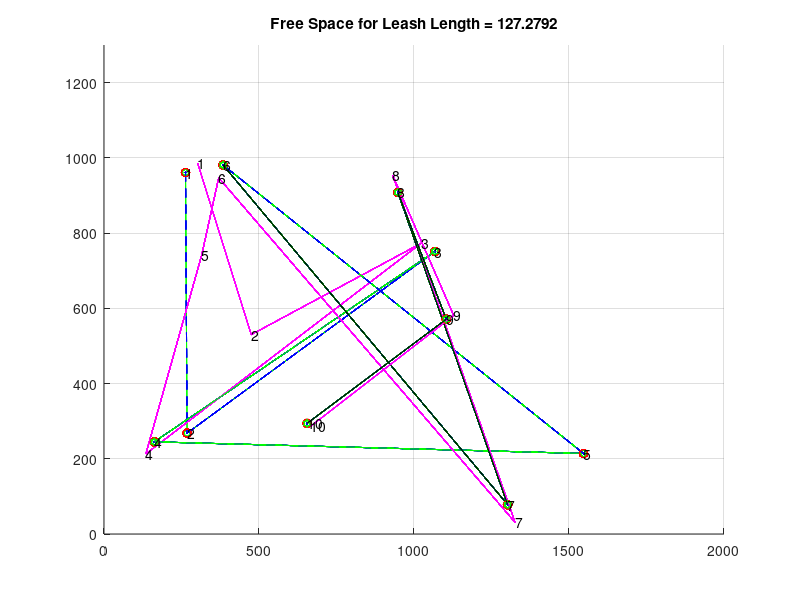

Reproduce this figure in MATLAB.
function alg ()
% % % % % % % % % % % % % % % % % % % % % % % % % % % % % % % % % % % % % % 
% Coded by: Fernando Gonzalez-Herrera   - CIMAT Zacatecas
%           Carlos Lara-Alvarez         - CIMAT Zacatecas
% % % % % % % % % % % % % % % % % % % % % % % % % % % % % % % % % % % % % %
clc;
global perror;
perror=0;
close all;
% % % % % % % % % % % % % % % % % % % % % % % % % % % % % % % % % % % % % % 
% Parameters for Frechet and scanpath comparison algorith
maxFrechet=(3*30)*sqrt(2);
maxA=maxFrechet;
dista=maxFrechet;
dista2=maxFrechet;
qgamas=2;
pung=10;
ne=5;
% frechetsal=zeros(1,pung-qgamas+1);
tim=1;
% % Make all the combinations for n length scanpaths in a k-waise maner
% % Pairwaise maner
    allc=nchoosek(1:pung,qgamas);
    frechetsal=zeros(1,length(allc));
    vfrechet=zeros(tim, length(allc));    
    vfrechetV=0;
    hc=zeros(pung-1,qgamas);
% % % % % % % % % % % % % % % % % % % % % % % % % % % % % % % % % % % % % % 
for q=1:(pung-1)
    hc(q,1)=q;
    hc(q,2)=q+1;
end
% % % % % % % % % % % % % % % % % % % % % % % % % % % % % % % % % % % % % % 
% Number of iterations to evaluate
for z=1:tim
    clc;
    close all;
% % % % % % % % % % % % % % % % % % % % % % % % % % % % % % % % % % % % % % 
% Random Walk Parameters
% ex, ey = Boundaries
% n = number of points to generate
% npoints = number of scanpath points to evaluate as pattern
    [Sal1, Sal2]=RandomWalk(50,50,pung, ne);
    qx =Sal1(1,:)
    qy =Sal1(2,:)
    qpx=Sal2(1,:)
    qpy=Sal2(2,:)

% % % % % % % % % % % % % % % % % % % % % % % % % % % % % % % % % % % % % % 
    for qgam=1:size(allc,1)
%     vcom(qgam,1)=qgam;
%     vcom(qgam,2)=qgam+qgamas-1;
% % Selecting the qgamas combinatios till length(qx)
        x=qx(allc(qgam,1):allc(qgam,2));
        y=qy(allc(qgam,1):allc(qgam,2));
        px=qpx(allc(qgam,1):allc(qgam,2));
        py=qpy(allc(qgam,1):allc(qgam,2));
        fprintf('Q GAMAS : \t\t%f \t%f',allc(qgam,1),allc(qgam,2))
% % % % % % % % % % % % % % % % % % % % % % % % % % % % % % % % % % % % % %
% % Main algoritm to compare Scanpaths
        inits=zeros(1,size(y,2));
        ends=zeros(1,size(y,2));
        inits(1)=1;
        ends(1)=size(y,2);
        pos=1;
        iMiss=1;
        while 1
            ii=poiR2(x,y,inits(pos),ends(pos),maxA);
            if ii>0
                inits(iMiss+1)=inits(pos);
                ends(iMiss+1)=ii;
                inits(iMiss+2)=ii;
                ends(iMiss+2)=ends(pos);
                iMiss=iMiss+2;
            end
            if(pos==iMiss)
                break;
            end
            pos=pos+1;
        end
        POIval=unique(horzcat(inits(1:iMiss),ends(1:iMiss)))
        xx=x(POIval)
        yy=y(POIval)
        distsini=arrayfun(@(x,y) wdistance(x,y,px(1),py(1),1,1), xx,yy)
        v=find(distsini<dista)
        v0=v(1:end)
        v1=v(2:end)
        if v==1
            v0=1;v1=1;
        end
        distsfin=arrayfun(@(x,y) wdistance(x,y,px(end),py(end),1,1), xx,yy)
        w=find(distsfin<dista2)
        figure(1)
        grid on;
        hold on;
        grid minor;
        plot(x,y,'.b');
        plot(x,y,'--b');
        plot(px,py,'m');
        plot(x(POIval),y(POIval),'or');
        lbl_dwn = .1*max(yy);
% % % % % % % % % % % % % % % % % % % % % % % % % % % % % % % % % % % % % % 
% % Add plot numbers to each iteration of q-gamas in a q wize manner
% % % % % % % % % % % % % % % % % % % % % % % % % % % % % % % % % % % % % %  
%     for i = 1:length(POIval)
%         pp=POIval(i);
%         % % Condition for index exceed inner matrix dimmensions
%         if (pp>length(xx))
%             %             fprintf('TEST01');
%             pp=length(xx);
%         end
%         plot(xx(pp),yy(pp),'r+');
%         % % Label the points with the corresponding 'x' value
% %         tex=strcat(num2str(i),'-',num2str(qgam));
%         tex=strcat(num2str(i));
%         text(xx(pp),yy(pp)+0.05,tex);
%     end
%     for i = 1:length(px)
%         plot(px(i),py(i),'b+');
%         % % Label the points with the corresponding 'y' value
% %         tex=strcat(num2str(i),'-',num2str(qgam));
%         tex=strcat(num2str(i));
%         text(px(i),py(i)+0.05,tex);
%     end
        hold on;
        for i=1:size(v0,2)
            if i==size(v0,2)
                f = find(w>v0(i),1);
            else
                f = find(w>v0(i)&w<=v1(i),1);
            end
            if length(f)==1
            start=POIval(v0(i))
            endd=POIval(w(f))
            sx=x(start:endd);
            sy=y(start:endd);
            Pe=(vertcat(px,py));
            Qu=(vertcat(sx,sy));
            figure(1)
            plot(sx,sy,'-hg');
            axis([0 2000 0 1300]);
            fdic=frechet_decide(Pe,Qu,maxFrechet,0,0);
            if fdic==1
                figure(1);
                grid minor;
                    plot(sx,sy,'-k');
                else
                    frechetsal(1,qgam)=frechetsal(1,qgam)+1;
                    fprintf('EEEEEEEEEERRRROOOR\n');
                end
            else
                frechetsal(1,qgam)=frechetsal(1,qgam)+1;
            end
        end
end
vfrechet(z,:)=frechetsal
vfrechet;
%     jx=1-pdist(vertcat(x,px),'jaccard')
%     jy=1-pdist(vertcat(y,py),'jaccard')
end
% % % % % % % % % % % % % % % % % % % % % % % % % % % % % % % % % % % % % % 
% % % End of iterative statements for evaluation
% % % % % % % % % % % % % % % % % % % % % % % % % % % % % % % % % % % % % % 
for ii = 1:length(qx)
    text(qx(ii),qy(ii),num2str(ii),'color','k')
end
for ii = 1:length(qpx)
    text(qpx(ii),qpy(ii),num2str(ii),'color','k')
end
allc'
vfrechet
% % % % % % % % % % % % % % % % % % % % % % % % % % % % % % % % % % % % % % 
for band=1:size(vfrechet,1)
    if (length(find(vfrechet==1))>ceil(0.2*length(allc)))
        if (vfrechet(1,1)+vfrechet(1,5)+vfrechet(1,8)+vfrechet(1,10)) >2
            vfrechetV=vfrechetV+1;
        end
%         vfrechet(band,size(vfrechet,2)+1)=vfrechet(band,size(vfrechet,2)+1)+1;
    end
end
% % % % % % % % % % % % % % % % % % % % % % % % % % % % % % % % % % % % % % 
if vfrechetV==0
    fprintf('\nEl scanpath patron cumple con el scanpath generado\t\n\n');
    fprintf('%f errores de %f comparaciones, %i \t\n',size(vfrechet,2)*size(vfrechet,1)-sum(vfrechet(:)==0),size(vfrechet,2)*size(vfrechet,1),(((sum(vfrechet(:)==0))/(size(vfrechet,2)*size(vfrechet,1))))*100);
else
    fprintf('\nEl scanpath patron NO cumple con el scanpath generado\t\n\n');
    fprintf('%f errores de %f comparaciones, %i \t\n',size(vfrechet,2)*size(vfrechet,1)-sum(vfrechet(:)==0),size(vfrechet,2)*size(vfrechet,1),(((sum(vfrechet(:)==0))/(size(vfrechet,2)*size(vfrechet,1))))*100);
end
% figure (2)
% plot(qx,qy,'r');
% hold on;
% plot(qpx,qpy,'b');
% grid on;
% grid minor;
% axis([0 2000 0 1300]);
% for ii = 1:length(qx)
%     text(qx(ii),qy(ii),num2str(ii),'color','r')
% end
% for ii = 1:length(qpx)
%     text(qpx(ii),qpy(ii),num2str(ii),'color','b')
% end
% hold on;
end

function dis = wdistance(x0,y0,x1,y1,alx,aly)
% % Get the distance between two points with compensation alx,aly
% % 1 & COMPY, only compensation in the Y axis
    dx=(x1-x0)*alx;
    dy=(y1-y0)*aly;
    dis=sqrt(dx*dx+dy*dy);
end

function [PoI] = poiR2(vx1,vy1,i0,i1,maxleng)
% % % % % % % % % % % % % % % % % % % % % % % % % % % % % % % % % % % % % % 
% Coded by: Jose Fernando Gonzalez Herrera - CIMAT Zacatecas
% % % % % % % % % % % % % % % % % % % % % % % % % % % % % % % % % % % % % % 
% vx1       = X coordenate Vector
% vy1       = Y coordenate Vector
% i0        = Starting point
% i1        = Ending point
% maxleng   = Max distance
% % % % % % % % % % % % % % % % % % % % % % % % % % % % % % % % % % % % % % 
% NOTE:     vx1 and vy1 must be equal size
% % % % % % % % % % % % % % % % % % % % % % % % % % % % % % % % % % % % % %
if i1-i0<=1
    PoI=0;
    return;
end
i=1;j=1; u=1;
pi1=[vx1(i0);vy1(i0);1];
pf1=[vx1(i1);vy1(i1);1];
l1=cross(pi1,pf1);
ll1=l1(1:2,1);
k1=1/sqrt(dot(ll1,ll1));
eq1=k1*l1;                      %Line A - Thru first and last point
l2dots=zeros(i1-i0+1,1);
for i=i0:1:i1
    l2dots(i-i0+1)=dot(eq1,[vx1(i);vy1(i);1]);
end
l2dots=abs(l2dots);
[mL,iL]=max(l2dots);            %Furthest point from line A
% a=[vx1(iL)-vx1(i0);vy1(iL)-vy1(i0);0];
% b=[vx1(i1)-vx1(i0);vy1(i1)-vy1(i0);0];
iLL=iL+i0-1;
A=[vx1(iLL)-vx1(i0),vy1(iLL)-vy1(i0);
    vx1(i1)-vx1(i0),vy1(i1)-vy1(i0)];
areap=abs(0.5*det(A));
if (areap>maxleng)    
    PoI=iL+i0-1;
else
    PoI=0;
end
end

function [Sal1, Sal2] = RandomWalk (ex, ey, n, ne)
% % % % % 1920x1080 Screen Resolution
% % % % % First random point within a square on the middle on the screen
% % % % % emulation atention to test
    xmin=0+ex;      xmax=1920-ex;       %ex px offset from top to bottom
    ymin=0+ey;      ymax=1080-ey;       %ey px offset from left to right
    m=n;                                %Number of points to generate
% % Random Coordinates n=m
    x1=round(xmin+rand(1,n)*(xmax-xmin));
    y1=round(ymin+rand(1,m)*(ymax-ymin));
% % Add gaussian noise to each coordenate
    x2=round((randn(1,n)*30)+x1)
    y2=round((randn(1,m)*30)+y1)
%     er = randi([2 n-1],1,1);
%     x2(1:er);
%     y2(1:er);
%     x2(er+1:end);
%     y2(er+1:end);
%     Sal1(1,:)=horzcat(x1(1:er), round((x1(er)-5)+rand(1,ne)*(x1(er)+5)), x1(er+1:end));
%     Sal1(2,:)=horzcat(y1(1:er), round((y1(er)-5)+rand(1,ne)*(y1(er)+5)), y1(er+1:end));
% Add random outlier
    err=randi([1 n],1,1);
    top=fix(n/5)
    for i=1:top
       pla=randi(n,1,1);
       x2(1,pla)=round(xmin+rand(1,1)*(xmax-xmin))       
       y2(1,pla)=round(ymin+rand(1,1)*(ymax-ymin))
    end
% To a Sal vector
    Sal1(1,:)=real(x1);
    Sal1(2,:)=real(y1);
    Sal2(1,:)=real(x2);
    Sal2(2,:)=real(y2);
end

function [decide] = frechet_decide(P,Q,len,plotFSD,printFSD)
% % % % % % % % % % % % % % % % % % % % % % % % % % % % % % % % % % % % % % 
% % Frechet Distance Demo
% Script to run the Decision Problem (DP) for Frechet distance
% The DP is based on Algorithm 1 in "Computing the Frechet Distance 
% Between Two Polygonal Curves", Alt and Godau, International Journal of
% Computational Geometry and Applications, 1995.
% Author:     Rich Kenefic
% Created:    14-Dec-2011
% Modified:   18-Oct-2012 To include the Frechet computation
% % % % % % % % % % % % % % % % % % % % % % % % % % % % % % % % % % % % % % 
global perror;
%--solves the decision problem for Frechet distance
[M,N]=size(P);
if M~=2, error('P must be a 2 by I array'); end
I = N;
[M,N]=size(Q);
if M~=2, error('Q must be a 2 by J array'); end
J = N;
%--compute the free space in each cell
for i=1:I-1
    xp = P(1,i); yp = P(2,i);
    xp1 = P(1,i+1); yp1 = P(2,i+1);
    lP(i) = (xp1-xp)^2 + (yp1-yp)^2;  %--length^2 of the ith segment of P
end
for j=1:J-1
    xq = Q(1,j); yq = Q(2,j);
    xq1 = Q(1,j+1); yq1 = Q(2,j+1);
    lQ(j) = (xq1-xq)^2 + (yq1-yq)^2;  %--length^2 of the jth segment of Q
end
for i=1:I
    xp = P(1,i); yp = P(2,i);
    for j=1:J
        xq = Q(1,j); yq = Q(2,j);
        lPQ(i,j) = (xq-xp)^2 + (yq-yp)^2;  %--length^2 of P->Q link
    end
end
for i=1:I-1
    xp = P(1,i); yp = P(2,i);
    xp1 = P(1,i+1); yp1 = P(2,i+1);    
    for j=1:J-1
        xq = Q(1,j); yq = Q(2,j);
        xq1 = Q(1,j+1); yq1 = Q(2,j+1);
        %--solve for the line segment circle intersections
        ap = lP(i);  aq = lQ(j);
        bp = 2*((xp-xq)*(xp1-xp)+(yp-yq)*(yp1-yp));
        bq = 2*((xq-xp)*(xq1-xq)+(yq-yp)*(yq1-yq));
        c = lPQ(i,j) - len^2;
        dp = bp*bp - 4*ap*c;
        dq = bq*bq - 4*aq*c;
        if dp<0.0,  %--  a_ij, b_ij, LF_ij
            %--line and circle do not intersect
            A(i,j) = NaN; B(i,j) = NaN; 
            LF(i,j,1) = NaN; LF(i,j,2) = NaN;
        else
            up = ((-bp)+sqrt(dp))/(2*ap); um = ((-bp)-sqrt(dp))/(2*ap);
            if (((up<0)&&(um<0))||((up>1)&&(um>1)))
                %--line segment outside circle
                A(i,j) = NaN; B(i,j) = NaN;
                LF(i,j,1) = NaN; LF(i,j,2) = NaN;
            elseif ((min([um up])<0)&&(max([um up])>1))
                %--line segment is interior to circle
                A(i,j) = 0; B(i,j) = 1;
                LF(i,j,1) = 0; LF(i,j,2) = 1;
            elseif ((min([um up])<=0)&&(max([um up])<=1))
                %--one intersection (b_i,j)
                A(i,j) = 0; B(i,j) = max([um up]);
                LF(i,j,1) = 0; LF(i,j,2) = B(i,j);
            elseif ((min([um up])>=0)&&(max([um up])>1))
                %--one intersection (a_i,j)
                A(i,j) = min([um up]); B(i,j) = 1;
                LF(i,j,1) = A(i,j); LF(i,j,2) = 1;
            elseif ((min([um up])>=0)&&(max([um up])<=1))
                %--two intersections
                A(i,j) = min([um up]); B(i,j) = max([um up]);
                LF(i,j,1) = A(i,j); LF(i,j,2) = B(i,j);
            else
                error('Unexpected case in frechet_decide at LF');
            end
        end
        if dq<0.0,  %--  c_ij, d_ij, BF_ij
            %--line and circle do not intersect
            C(i,j) = NaN; D(i,j) = NaN; 
            BF(i,j,1) = NaN; BF(i,j,2) = NaN;
        else
            up = (-bq+sqrt(dq))/(2*aq); um = (-bq-sqrt(dq))/(2*aq);
            if (((up<0)&&(um<0))||((up>1)&&(um>1)))
                %--line segment outside circle
                C(i,j) = NaN; D(i,j) = NaN;
                BF(i,j,1) = NaN; BF(i,j,2) = NaN;
            elseif ((min([um up])<0)&&(max([um up])>1))
                %--line segment is interior to circle
                C(i,j) = 0; D(i,j) = 1;
                BF(i,j,1) = 0; BF(i,j,2) = 1;
            elseif ((min([um up])<=0)&&(max([um up])<=1))
                %--one intersection (d_i,j)
                C(i,j) = 0; D(i,j) = max([um up]);
                BF(i,j,1) = 0; BF(i,j,2) = D(i,j);
            elseif ((min([um up])>=0)&&(max([um up])>1))
                %--one intersection (a_i,j)
                C(i,j) = min([um up]); D(i,j) = 1;
                BF(i,j,1) = C(i,j); BF(i,j,2) = 1;
            elseif ((min([um up])>=0)&&(max([um up])<=1))
                %--two intersections
                C(i,j) = min([um up]); D(i,j) = max([um up]);
                BF(i,j,1) = C(i,j); BF(i,j,2) = D(i,j);
            else
                error('Unexpected case in frechet_decide at BF');
            end
        end
    end
end
%--Top row
xp = P(1,I); yp = P(2,I);
for j=1:J-1
    xq = Q(1,j); yq = Q(2,j);
    xq1 = Q(1,j+1); yq1 = Q(2,j+1);
    %--solve for the line segment circle intersections
    aq = lQ(j);
    bq = 2*((xq-xp)*(xq1-xq)+(yq-yp)*(yq1-yq));
    c = lPQ(I,j) - len^2;
    dq = bq*bq - 4*aq*c;
    if dq<0.0,  %--  c_ij, d_ij, BF_ij
        %--line and circle do not intersect
        C(I,j) = NaN; D(I,j) = NaN;
        BF(I,j,1) = NaN; BF(I,j,2) = NaN;
    else
        up = (-bq+sqrt(dq))/(2*aq); um = (-bq-sqrt(dq))/(2*aq);
        if (((up<0)&&(um<0))||((up>1)&&(um>1)))
            %--line segment outside circle
            C(I,j) = NaN; D(I,j) = NaN;
            BF(I,j,1) = NaN; BF(I,j,2) = NaN;
        elseif ((min([um up])<0)&&(max([um up])>1))
            %--line segment is interior to circle
            C(I,j) = 0; D(I,j) = 1;
            BF(I,j,1) = 0; BF(I,j,2) = 1;
        elseif ((min([um up])<=0)&&(max([um up])<=1))
            %--one intersection (d_i,j)
            C(I,j) = 0; D(I,j) = max([um up]);
            BF(I,j,1) = 0; BF(I,j,2) = D(I,j);
        elseif ((min([um up])>=0)&&(max([um up])>1))
            %--one intersection (a_i,j)
            C(I,j) = min([um up]); D(I,j) = 1;
            BF(I,j,1) = C(I,j); BF(I,j,2) = 1;
        elseif ((min([um up])>=0)&&(max([um up])<=1))
            %--two intersections
            C(I,j) = min([um up]); D(I,j) = max([um up]);
            BF(I,j,1) = C(I,j); BF(I,j,2) = D(I,j);
        else
            error('Unexpected case in frechet_decide at BF (top row)');
        end
    end
end
%--Right column
xq = Q(1,J); yq = Q(2,J);
for i=1:I-1
    xp = P(1,i); yp = P(2,i);
    xp1 = P(1,i+1); yp1 = P(2,i+1);
    %--solve for the line segment circle intersections
    ap = lP(i); 
    bp = 2*((xp-xq)*(xp1-xp)+(yp-yq)*(yp1-yp));
    c = lPQ(i,J) - len^2;
    dp = bp*bp - 4*ap*c;
    if dp<0.0,  %--  a_ij, b_ij, LF_ij
        %--line and circle do not intersect
        A(i,J) = NaN; B(i,J) = NaN;
        LF(i,J,1) = NaN; LF(i,J,2) = NaN;
    else
        up = (-bp+sqrt(dp))/(2*ap); um = (-bp-sqrt(dp))/(2*ap);
        if (((up<0)&&(um<0))||((up>1)&&(um>1)))
            %--line segment outside circle
            A(i,J) = NaN; B(i,J) = NaN;
            LF(i,J,1) = NaN; LF(i,J,2) = NaN;
        elseif ((min([um up])<0)&&(max([um up])>1))
            %--line segment is interior to circle
            A(i,J) = 0; B(i,J) = 1;
            LF(i,J,1) = 0; LF(i,J,2) = 1;
        elseif ((min([um up])<=0)&&(max([um up])<=1))
            %--one intersection (b_i,j)
            A(i,J) = 0; B(i,J) = max([um up]);
            LF(i,J,1) = 0; LF(i,J,2) = B(i,J);
        elseif ((min([um up])>=0)&&(max([um up])>1))
            %--one intersection (a_i,j)
            A(i,J) = min([um up]); B(i,J) = 1;
            LF(i,J,1) = A(i,J); LF(i,J,2) = 1;
        elseif ((min([um up])>=0)&&(max([um up])<=1))
            %--two intersections
            A(i,J) = min([um up]); B(i,J) = max([um up]);
            LF(i,J,1) = A(i,J); LF(i,J,2) = B(i,J);
        else
            error('Unexpected case in frechet_decide at LF (right col)');
        end
    end
end
%--Top Right cell
xp = P(1,I-1); yp = P(2,I-1);
xp1 = P(1,I); yp1 = P(2,I);
xq = Q(1,J-1); yq = Q(2,J-1);
xq1 = Q(1,J); yq1 = Q(2,J);
ap = lP(I-1);  aq = lQ(J-1);
bp = 2*((xp-xq1)*(xp1-xp)+(yp-yq1)*(yp1-yp));
bq = 2*((xq-xp1)*(xq1-xq)+(yq-yp1)*(yq1-yq));
cp = lPQ(I-1,J) - len^2;
cq = lPQ(I,J-1) - len^2;
dp = bp*bp - 4*ap*cp;
dq = bq*bq - 4*aq*cq;
if dp<0.0,  %--  a_ij, b_ij, LF_ij
    %--line and circle do not intersect
    A(I,J) = NaN; B(I,J) = NaN;
    LF(I,J,1) = NaN; LF(I,J,2) = NaN;
else
    up = (-bp+sqrt(dp))/(2*ap); um = (-bp-sqrt(dp))/(2*ap);
    if (((up<0)&&(um<0))||((up>1)&&(um>1)))
        %--line segment outside circle
        A(I,J) = NaN; B(I,J) = NaN;
        LF(I,J,1) = NaN; LF(I,J,2) = NaN;
    elseif ((min([um up])<0)&&(max([um up])>1))
        %--line segment is interior to circle
        A(I,J) = 0; B(I,J) = 1;
        LF(I,J,1) = 0; LF(I,J,2) = 1;
    elseif ((min([um up])<=0)&&(max([um up])<=1))
        %--one intersection (b_i,j)
        A(I,J) = 0; B(I,J) = max([um up]);
        LF(I,J,1) = 0; LF(I,J,2) = B(i,j);
    elseif ((min([um up])>=0)&&(max([um up])>1))
        %--one intersection (a_i,j)
        A(I,J) = min([um up]); B(I,J) = 1;
        LF(I,J,1) = A(i,j); LF(I,J,2) = 1;
    elseif ((min([um up])>=0)&&(max([um up])<=1))
        %--two intersections
        A(I,J) = min([um up]); B(I,J) = max([um up]);
        LF(I,J,1) = A(I,J); LF(I,J,2) = B(I,J);
    else
        error('Unexpected case in frechet_decide at LF (top right cell)');
    end
end
if dq<0.0,  %--  c_ij, d_ij, BF_ij
    %--line and circle do not intersect
    C(I,J) = NaN; D(I,J) = NaN;
    BF(I,J,1) = NaN; BF(I,J,2) = NaN;
else
    up = (-bq+sqrt(dq))/(2*aq); um = (-bq-sqrt(dq))/(2*aq);
    if (((up<0)&&(um<0))||((up>1)&&(um>1)))
        %--line segment outside circle
        C(I,J) = NaN; D(I,J) = NaN;
        BF(I,J,1) = NaN; BF(I,J,2) = NaN;
    elseif ((min([um up])<0)&&(max([um up])>1))
        %--line segment is interior to circle
        C(I,J) = 0; D(I,J) = 1;
        BF(I,J,1) = 0; BF(I,J,2) = 1;
    elseif ((min([um up])<=0)&&(max([um up])<=1))
        %--one intersection (d_i,j)
        C(I,J) = 0; D(I,J) = max([um up]);
        BF(I,J,1) = 0; BF(I,J,2) = D(I,J);
    elseif ((min([um up])>=0)&&(max([um up])>1))
        %--one intersection (a_i,j)
        C(I,J) = min([um up]); D(I,J) = 1;
        BF(I,J,1) = C(I,J); BF(I,J,2) = 1;
    elseif ((min([um up])>=0)&&(max([um up])<=1))
        %--two intersections
        C(I,J) = min([um up]); D(I,J) = max([um up]);
        BF(I,J,1) = C(I,J); BF(I,J,2) = D(I,J);
    else
        error('Unexpected case in frechet_decide at BF (top right cell)');
    end
end
%--plot the free space diagram
if plotFSD==1  
    figure(2)
%     figure('Name','FSD','NumberTitle','off')
    if exist('h')==1
        close(2)
        figure(2)
%         figure('Name','Graph','NumberTitle','off')
        h = [];
    end
    ih = 1;
    for i=1:I-1
        for j=1:J-1
            x = [j-1 j j j-1];  y = [i-1 i-1 i i];
            h(ih)=patch(x',y','k'); ih = ih + 1;
            x = []; y = [];
            if ~isnan(C(i,j))
                x = [x j-1+C(i,j)];  y = [y i-1];
            end
            if ~isnan(D(i,j))
                x = [x j-1+D(i,j)];  y = [y i-1];
            end
            if ~isnan(A(i,j+1))
                x = [x j];  y = [y i-1+A(i,j+1)];
            end
            if ~isnan(B(i,j+1))
                x = [x j];  y = [y i-1+B(i,j+1)];
            end
            if ~isnan(D(i+1,j))
                x = [x j-1+D(i+1,j)];  y = [y i];
            end
            if ~isnan(C(i+1,j))
                x = [x j-1+C(i+1,j)];  y = [y i];
            end
            if ~isnan(B(i,j))
                x = [x j-1];  y = [y i-1+B(i,j)];
            end
            if ~isnan(A(i,j))
                x = [x j-1];  y = [y i-1+A(i,j)];
            end
            if length(x)>2
                h(ih) = patch(x',y','w'); ih = ih + 1;
            elseif length(x)>0
                x
                y
                fprintf('patch error\n');
            end
        end
    end
end
%--Compute the reachable sets for each cell
for i=2:I    %--fill in column 1
    LR(i,1,1) = NaN; LR(i,1,2) = NaN;
end
for j=2:J    %--fill in row 1
    BR(1,j,1) = NaN; BR(1,j,2) = NaN;
end
for i=1:I-1
    for j=1:J-1
        if (i==1)&&(j==1)
            if (LF(i,j,1)==0)&&(BF(i,j,1)==0)   %--start at the origin
                LR(i,j+1,1) = LF(i,j+1,1); LR(i,j+1,2) = LF(i,j+1,2);
                BR(j+1,i,1) = BF(j+1,i,1); BR(j+1,i,2) = BF(j+1,i,2);
            else
                LR(i,j+1,1) = NaN; LR(i,j+1,2) = NaN;
                BR(j+1,i,1) = NaN; BR(j+1,i,2) = NaN;
            end
        else
            if isnan(LR(i,j,1))&&isnan(BR(i,j,1))
                LR(i,j+1,1) = NaN; LR(i,j+1,2) = NaN;
                BR(i+1,j,1) = NaN; BR(i+1,j,2) = NaN;
            elseif (~isnan(LR(i,j,1)))&&isnan(BR(i,j,1))
                BR(i+1,j,1) = BF(i+1,j,1); BR(i+1,j,2) = BF(i+1,j,2);
                if (LF(i,j+1,2)<LR(i,j,1))||isnan(LF(i,j+1,2))
                    LR(i,j+1,1) = NaN; LR(i,j+1,2) = NaN;
                elseif LF(i,j+1,1)>LR(i,j,1)
                    LR(i,j+1,1) = LF(i,j+1,1);
                    LR(i,j+1,2) = LF(i,j+1,2);
                else
                    LR(i,j+1,1) = LR(i,j,1);
                    LR(i,j+1,2) = LF(i,j+1,2);
                end
            elseif isnan(LR(i,j,1))&&(~isnan(BR(i,j,1)))
                LR(i,j+1,1) = LF(i,j+1,1); LR(i,j+1,2) = LF(i,j+1,2);
                if (BF(i+1,j,2)<BR(i,j,1))||isnan(BF(i+1,j,2))
                    BR(i+1,j,1) = NaN; BR(i+1,j,2) = NaN;
                elseif BF(i+1,j,1)>BR(i,j,1)
                    BR(i+1,j,1) = BF(i+1,j,1);
                    BR(i+1,j,2) = BF(i+1,j,2);
                else
                    BR(i+1,j,1) = BR(i,j,1);
                    BR(i+1,j,2) = BF(i+1,j,2);
                end
            else
                LR(i,j+1,1) = LF(i,j+1,1); LR(i,j+1,2) = LF(i,j+1,2);
                BR(i+1,j,1) = BF(i+1,j,1); BR(i+1,j,2) = BF(i+1,j,2);
            end
        end
        if printFSD==1
            fprintf('cell(%d,%d):\n',i,j);
            fprintf('\tLF(i,j)=[%f,%f] ',LF(i,j,1),LF(i,j,2));
            fprintf('\tBF(i,j)=[%f,%f] \n',BF(i,j,1),BF(i,j,2));
            fprintf('\tLR(i,j)=[%f,%f] ',LR(i,j,1),LR(i,j,2));
            fprintf('\tBR(i,j)=[%f,%f] \n',BR(i,j,1),BR(i,j,2));
            fprintf('\tLR(i,j+1)=[%f,%f] ',LR(i,j+1,1),LR(i,j+1,2));
            fprintf('\tBR(i+1,j)=[%f,%f] \n',BR(i+1,j,1),BR(i+1,j,2));
        end
    end
end
%--decide
if (BR(I,J-1,2)==1)||(LR(I-1,J,2)==1)
    decide = 1;
else
    decide = 0;
end
title(['Free Space for Leash Length = ' num2str(len)]);
return
end